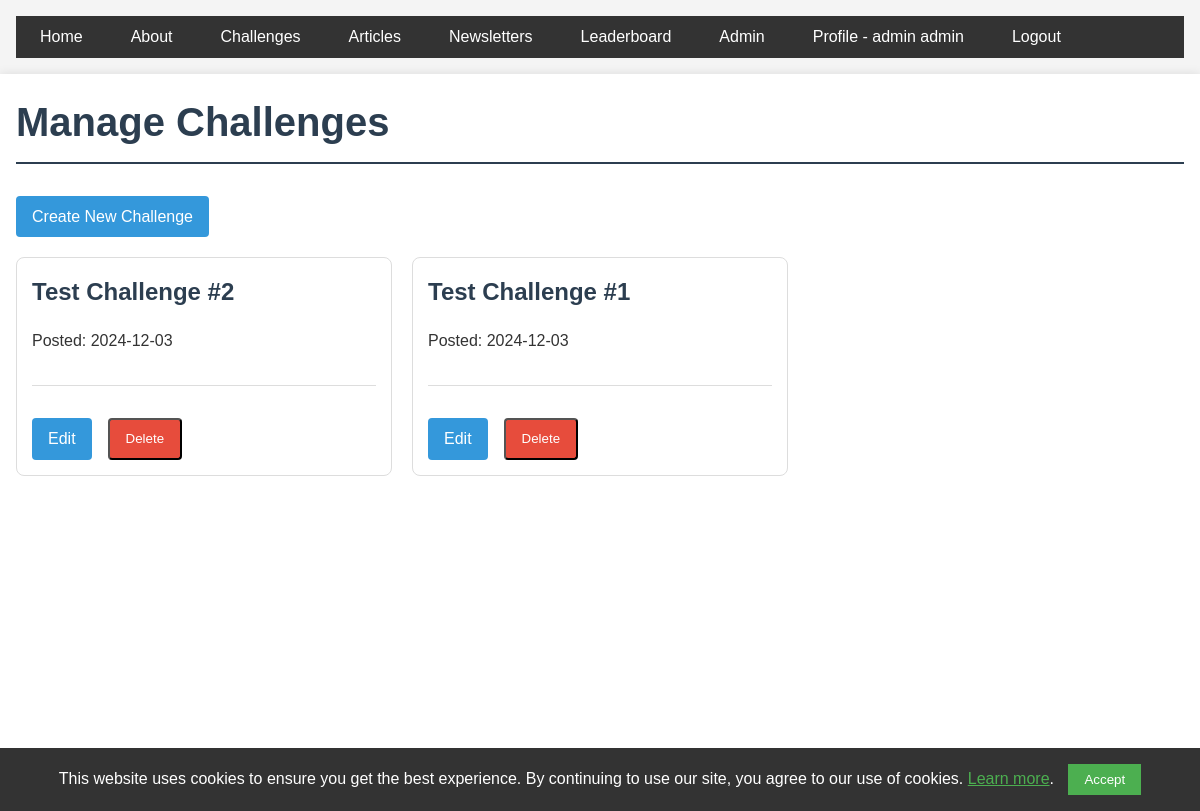
The page /admin/challenges (signed in) on the database as committed earlier.
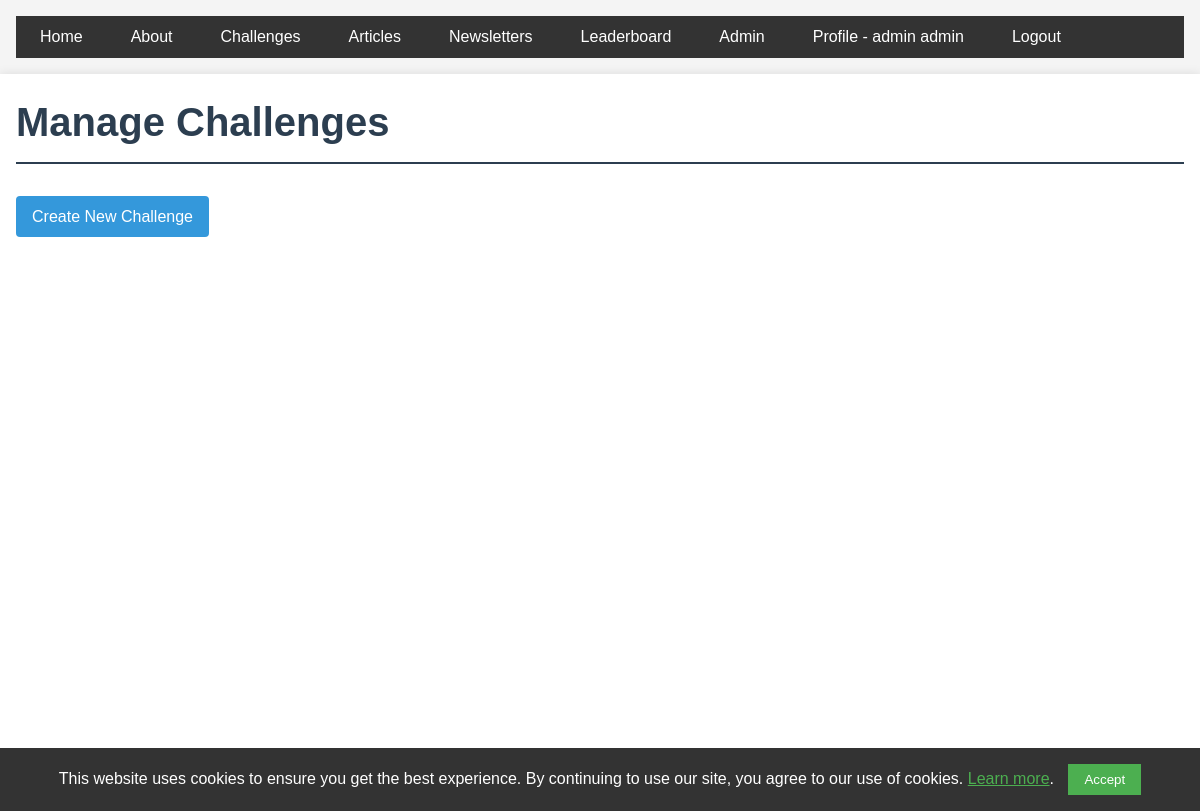
The same page on the database as committed later.
### app/models.py (models this page shows)
class Challenge(db.Model):
    id = db.Column(db.Integer, primary_key=True, autoincrement=True)
    title = db.Column(db.String(100), nullable=False)
    content = db.Column(db.Text, nullable=False)
    date_posted = db.Column(db.DateTime, nullable=False, default=datetime.utcnow)
    file_url = db.Column(db.String(100))
    key_stage = db.Column(db.String(3), nullable=False)
    answer_boxes = db.relationship('ChallengeAnswerBox', backref='challenge', lazy=True, cascade='all, delete-orphan')
    submissions = db.relationship('AnswerSubmission', backref='challenge', lazy=True)
    first_correct_submission = db.Column(db.DateTime)

### app/admin/routes.py (the view)
@bp.route('/admin/challenges')
@login_required
@admin_required
def manage_challenges():
    challenges = Challenge.query.order_by(Challenge.date_posted.desc()).all()
    return render_template(
        'admin/manage_challenges.html',
        title='Manage Challenges',
        challenges=challenges
    )

### app/__init__.py (called while the page is built)
def create_app(config_class=Config):
    app = Flask(__name__)
    app.config.from_object(config_class)
    app.logger.setLevel(logging.INFO)
    ckeditor.init_app(app)
    db.init_app(app)
    login_manager.init_app(app)
    @login_manager.user_loader
    def load_user(user_id):
        return User.query.get(int(user_id))
    migrate.init_app(app, db, render_as_batch=True)
    from app.auth import bp as auth_bp
    from app.main import bp as main_bp
    from app.profile import bp as profile_bp
    from app.admin import bp as admin_bp
    app.register_blueprint(auth_bp)
    app.register_blueprint(main_bp)
    app.register_blueprint(profile_bp, url_prefix='/profile')
    app.register_blueprint(admin_bp)
    return app

### app/admin/routes.py (called while the page is built)
def admin_required(f):
    @wraps(f)
    def decorated_function(*args, **kwargs):
        if not current_user.is_admin:
            flash('You do not have permission to access this page.')
            return redirect(url_for('main.index'))
        return f(*args, **kwargs)
    return decorated_function

### app/templates/admin/manage_challenges.html (shortened to what this page needs)
{% extends "base.html" %}
{% block content %}
<div class="admin-dashboard">
    <h1>Manage Challenges</h1>
    <a href="{{ url_for('admin.create_challenge') }}" class="button">Create New Challenge</a>
    <div class="challenge-grid">
        {% for challenge in challenges %}
        <div class="challenge-card">
            <h2>{{ challenge.title }}</h2>
            <p>Posted: {{ challenge.date_posted.strftime('%Y-%m-%d') }}</p>
            <div class="challenge-actions">
                <a href="{{ url_for('admin.edit_challenge', challenge_id=challenge.id) }}"
                   class="button">Edit</a>
                <button class="button delete-button"
                        onclick="confirmDelete({{ challenge.id }})">
                    Delete
                </button>
            </div>
        </div>
        {% endfor %}
    </div>
</div>
{% endblock %}

Rows that differ between the two databases and show on the page:
removed Challenge: title "Test Challenge #2", date_posted "2024-12-03"
removed Challenge: title "Test Challenge #1", date_posted "2024-12-03"
